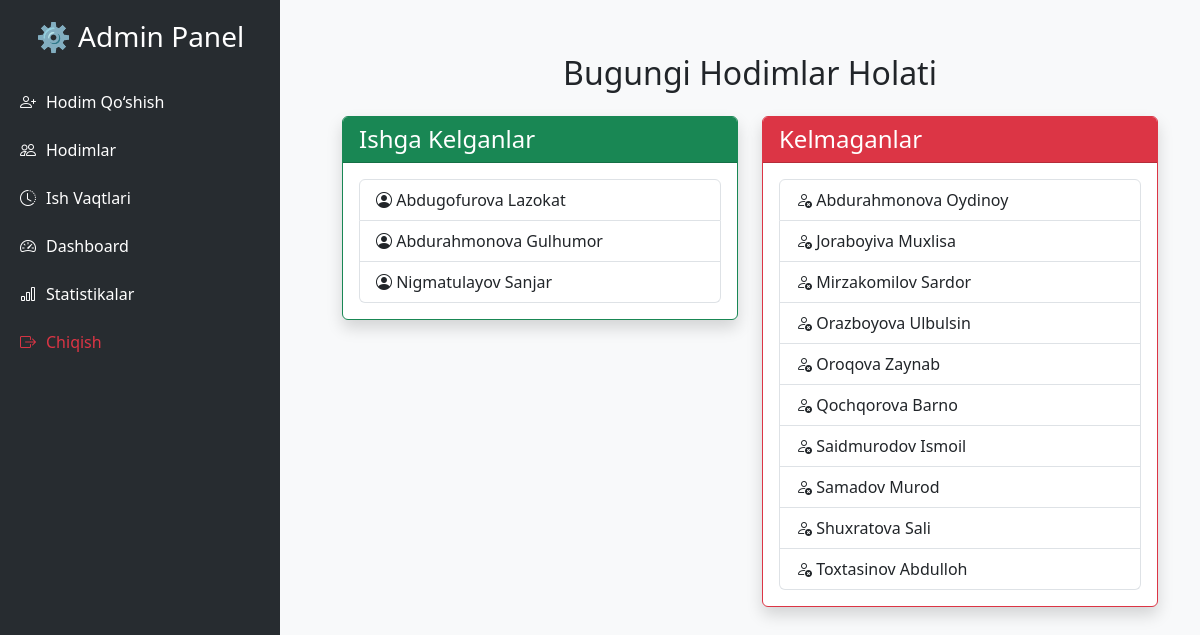
The page /bugungi-holati/ (signed in) on the database its author committed.
### hodimlar/models.py (models this page shows, shortened)
class Hodim(models.Model):
    first_name = models.CharField(
        max_length=50,
        validators=[RegexValidator(r'^[a-zA-Z\s]+$', "Ism faqat harflardan iborat bo'lishi kerak")]
    )
    last_name = models.CharField(
        max_length=50,
        validators=[RegexValidator(r'^[a-zA-Z\s]+$', "Familiya faqat harflardan iborat bo'lishi kerak")]
    )
    phone_number = models.CharField(
        max_length=13,
        unique=True,
        validators=[RegexValidator(r'^\+998\d{9}$', "Telefon raqami +998 formatida va 9 ta raqamdan iborat bo'lishi kerak")]
    )
    lavozim = models.CharField(
        max_length=50,
        choices=LAVOZIMLAR,
        default='Tikuvchi'  # Agar lavozim tanlanmasa, "Tikuvchi" deb belgilaydi
    )
    birth_date = models.DateField(null=True, blank=True)
    is_active = models.BooleanField(default=True)
    joined_at = models.DateTimeField(auto_now_add=True)
    class Meta:
        constraints = [
            models.UniqueConstraint(
                fields=['first_name', 'last_name', 'phone_number'],
                name='unique_hodim'
            )
        ]
        ordering = ['first_name', 'last_name']
        verbose_name = "Hodim"
        verbose_name_plural = "Hodimlar"

### hodimlar/views.py (the view)
# urls.py: path('bugungi-holati/', bugungi_keldi_kelmadi, name='bugungi_holati'),
def bugungi_keldi_kelmadi(request):
    today = localdate()  # Bugungi sana
    ishga_kelgan_hodimlar = WorkLog.objects.filter(check_in__date=today).values_list('hodim_id', flat=True)
    barcha_hodimlar = Hodim.objects.all()
    ishga_kelganlar = barcha_hodimlar.filter(id__in=ishga_kelgan_hodimlar)
    kelmaganlar = barcha_hodimlar.exclude(id__in=ishga_kelgan_hodimlar)
    context = {
        'ishga_kelganlar': ishga_kelganlar,
        'kelmaganlar': kelmaganlar
    }
    return render(request, 'hodimlar/bugungi_holati.html', context)

### hodimlar/templates/hodimlar/bugungi_holati.html
{% extends 'admin_base.html' %}
{% block content %}
<div class="container mt-4">
    <h2 class="text-center mb-4">Bugungi Hodimlar Holati</h2>
    <div class="row">
        <div class="col-md-6">
            <div class="card shadow border-success">
                <div class="card-header bg-success text-white">
                    <h4 class="mb-0"> Ishga Kelganlar</h4>
                </div>
                <div class="card-body">
                    {% if ishga_kelganlar %}
                        <ul class="list-group">
                            {% for hodim in ishga_kelganlar %}
                                <li class="list-group-item">
                                    <i class="bi bi-person-circle"></i> {{ hodim.first_name }} {{ hodim.last_name }}
                                </li>
                            {% endfor %}
                        </ul>
                    {% else %}
                        <p class="text-muted">Bugun hech kim ishga kelmadi.</p>
                    {% endif %}
                </div>
            </div>
        </div>
        <div class="col-md-6">
            <div class="card shadow border-danger">
                <div class="card-header bg-danger text-white">
                    <h4 class="mb-0"> Kelmaganlar</h4>
                </div>
                <div class="card-body">
                    {% if kelmaganlar %}
                        <ul class="list-group">
                            {% for hodim in kelmaganlar %}
                                <li class="list-group-item">
                                    <i class="bi bi-person-x"></i> {{ hodim.first_name }} {{ hodim.last_name }}
                                </li>
                            {% endfor %}
                        </ul>
                    {% else %}
                        <p class="text-muted">Barcha hodimlar ishga kelgan.</p>
                    {% endif %}
                </div>
            </div>
        </div>
    </div>
</div>
{% endblock %}

### hodimlar/templates/admin_base.html (style rules this page uses)
body { background-color: #f8f9fa; }

### rows shown on the page
Hodim: first_name "Abdugofurova", last_name "Lazokat"
Hodim: first_name "Abdurahmonova", last_name "Gulhumor"
Hodim: first_name "Nigmatulayov", last_name "Sanjar"
Hodim: first_name "Abdurahmonova", last_name "Oydinoy"
Hodim: first_name "Joraboyiva", last_name "Muxlisa"
Hodim: first_name "Mirzakomilov", last_name "Sardor"
Hodim: first_name "Orazboyova", last_name "Ulbulsin"
Hodim: first_name "Oroqova", last_name "Zaynab"
Hodim: first_name "Qochqorova", last_name "Barno"
Hodim: first_name "Saidmurodov", last_name "Ismoil"
Hodim: first_name "Samadov", last_name "Murod"
Hodim: first_name "Shuxratova", last_name "Sali"
Hodim: first_name "Toxtasinov", last_name "Abdulloh"
